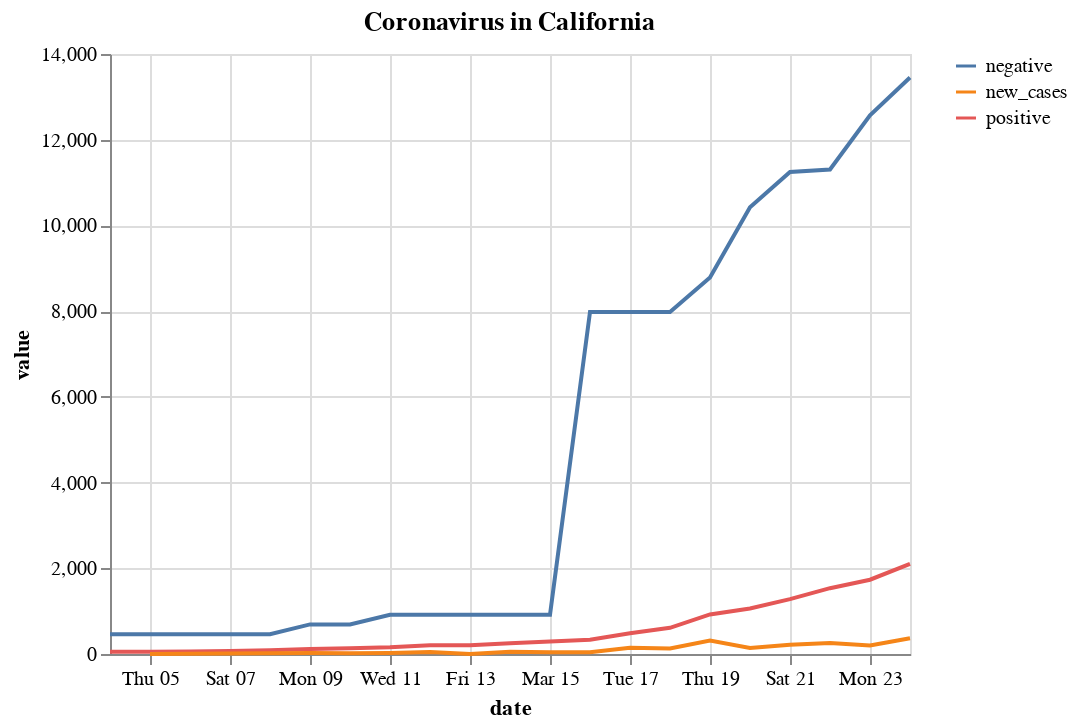

This figure's notebook cell:
### Code cell
alt.Chart(melted).mark_line().encode(
    x='date',
    y='value',
    color=alt.Color('variable', legend=alt.Legend(title=""))
).properties(
    title='Coronavirus in California'
)

### Figure 1 — Vega-Lite specification as saved in the notebook (floating-point values rounded to 4 significant figures)
{"$schema": "https://vega.github.io/schema/vega-lite/v3.4.0.json", "config": {"mark": {"tooltip": null}, "view": {"height": 300, "width": 400}}, "data": {"name": "data-d378636036625bb03b397eced5ca1344"}, "datasets": {"data-d378636036625bb03b397eced5ca1344": [{"date": "2020-03-04T00:00:00", "value": 53, "variable": "positive"}, {"date": "2020-03-05T00:00:00", "value": 53, "variable": "positive"}, {"date": "2020-03-06T00:00:00", "value": 60, "variable": "positive"}, {"date": "2020-03-07T00:00:00", "value": 69, "variable": "positive"}, {"date": "2020-03-08T00:00:00", "value": 88, "variable": "positive"}, {"date": "2020-03-09T00:00:00", "value": 114, "variable": "positive"}, {"date": "2020-03-10T00:00:00", "value": 133, "variable": "positive"}, {"date": "2020-03-11T00:00:00", "value": 157, "variable": "positive"}, {"date": "2020-03-12T00:00:00", "value": 202, "variable": "positive"}, {"date": "2020-03-13T00:00:00", "value": 202, "variable": "positive"}, {"date": "2020-03-14T00:00:00", "value": 252, "variable": "positive"}, {"date": "2020-03-15T00:00:00", "value": 293, "variable": "positive"}, {"date": "2020-03-16T00:00:00", "value": 335, "variable": "positive"}, {"date": "2020-03-17T00:00:00", "value": 483, "variable": "positive"}, {"date": "2020-03-18T00:00:00", "value": 611, "variable": "positive"}, {"date": "2020-03-19T00:00:00", "value": 924, "variable": "positive"}, {"date": "2020-03-20T00:00:00", "value": 1063, "variable": "positive"}, {"date": "2020-03-21T00:00:00", "value": 1279, "variable": "positive"}, {"date": "2020-03-22T00:00:00", "value": 1536, "variable": "positive"}, {"date": "2020-03-23T00:00:00", "value": 1733, "variable": "positive"}, {"date": "2020-03-24T00:00:00", "value": 2102, "variable": "positive"}, {"date": "2020-03-04T00:00:00", "value": 462, "variable": "negative"}, {"date": "2020-03-05T00:00:00", "value": 462, "variable": "negative"}, {"date": "2020-03-06T00:00:00", "value": 462, "variable": "negative"}, {"date": "2020-03-07T00:00:00", "value": 462, "variable": "negative"}, {"date": "2020-03-08T00:00:00", "value": 462, "variable": "negative"}, {"date": "2020-03-09T00:00:00", "value": 690, "variable": "negative"}, {"date": "2020-03-10T00:00:00", "value": 690, "variable": "negative"}, {"date": "2020-03-11T00:00:00", "value": 916, "variable": "negative"}, {"date": "2020-03-12T00:00:00", "value": 916, "variable": "negative"}, {"date": "2020-03-13T00:00:00", "value": 916, "variable": "negative"}, {"date": "2020-03-14T00:00:00", "value": 916, "variable": "negative"}, {"date": "2020-03-15T00:00:00", "value": 916, "variable": "negative"}, {"date": "2020-03-16T00:00:00", "value": 7981, "variable": "negative"}, {"date": "2020-03-17T00:00:00", "value": 7981, "variable": "negative"}, {"date": "2020-03-18T00:00:00", "value": 7981, "variable": "negative"}, {"date": "2020-03-19T00:00:00", "value": 8787, "variable": "negative"}, {"date": "2020-03-20T00:00:00", "value": 10424, "variable": "negative"}, {"date": "2020-03-21T00:00:00", "value": 11249, "variable": "negative"}, {"date": "2020-03-22T00:00:00", "value": 11304, "variable": "negative"}, {"date": "2020-03-23T00:00:00", "value": 12567, "variable": "negative"}, {"date": "2020-03-24T00:00:00", "value": 13452, "variable": "negative"}, {"date": "2020-03-04T00:00:00", "value": null, "variable": "new_cases"}, {"date": "2020-03-05T00:00:00", "value": 0, "variable": "new_cases"}, {"date": "2020-03-06T00:00:00", "value": 7, "variable": "new_cases"}, {"date": "2020-03-07T00:00:00", "value": 9, "variable": "new_cases"}, {"date": "2020-03-08T00:00:00", "value": 19, "variable": "new_cases"}, {"date": "2020-03-09T00:00:00", "value": 26, "variable": "new_cases"}, {"date": "2020-03-10T00:00:00", "value": 19, "variable": "new_cases"}, {"date": "2020-03-11T00:00:00", "value": 24, "variable": "new_cases"}, {"date": "2020-03-12T00:00:00", "value": 45, "variable": "new_cases"}, {"date": "2020-03-13T00:00:00", "value": 0, "variable": "new_cases"}, {"date": "2020-03-14T00:00:00", "value": 50, "variable": "new_cases"}, {"date": "2020-03-15T00:00:00", "value": 41, "variable": "new_cases"}, {"date": "2020-03-16T00:00:00", "value": 42, "variable": "new_cases"}, {"date": "2020-03-17T00:00:00", "value": 148, "variable": "new_cases"}, {"date": "2020-03-18T00:00:00", "value": 128, "variable": "new_cases"}, {"date": "2020-03-19T00:00:00", "value": 313, "variable": "new_cases"}, {"date": "2020-03-20T00:00:00", "value": 139, "variable": "new_cases"}, {"date": "2020-03-21T00:00:00", "value": 216, "variable": "new_cases"}, {"date": "2020-03-22T00:00:00", "value": 257, "variable": "new_cases"}, {"date": "2020-03-23T00:00:00", "value": 197, "variable": "new_cases"}, {"date": "2020-03-24T00:00:00", "value": 369, "variable": "new_cases"}]}, "encoding": {"color": {"field": "variable", "legend": {"title": ""}, "type": "nominal"}, "x": {"field": "date", "type": "temporal"}, "y": {"field": "value", "type": "quantitative"}}, "mark": "line", "title": "Coronavirus in California"}
